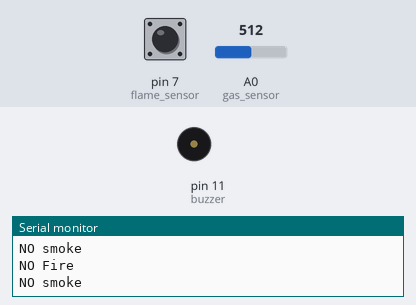
Recording of a sketch running on a simulated Arduino Uno, built with avr-gcc and run on an emulated ATmega328P. On the bench: buzzer (waves = sounding, pin HIGH), the last lines printed to the serial monitor. Inputs (shaded band) come from the test bench; at power-on: pin 7 (flame_sensor) LOW, A0 (gas_sensor) = 512.

Above: at 1.2 s.
1.3 s: pin 7 (flame_sensor) driven HIGH
At 2.4 s:
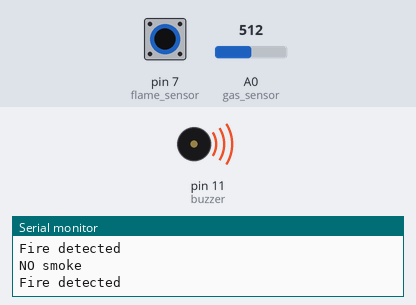
4.3 s: pin 7 (flame_sensor) driven LOW
At 5.1 s:
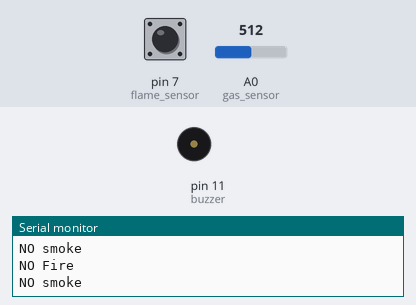
7.3 s: pin 7 (flame_sensor) pulsed HIGH 5 times (0.12 s each, 0.3 s apart)
Timing chart, 0 to 10.3 s (numbered marks = the images above; inputs shaded):
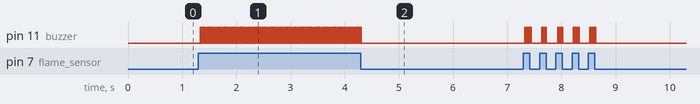

The sketch:

project_Fire_and_Smoke_detector_using_Arduino.ino
```cpp
int gas_sensor = A0, flame_sensor = 7;
int buzzer = 11;

void setup() {
  // put your setup code here, to run once:
  Serial.begin(9600);
  pinMode(flame_sensor, INPUT);
  pinMode(buzzer, OUTPUT);
}

void loop() {
  // put your main code here, to run repeatedly:
  if (digitalRead(flame_sensor) == HIGH) {
    Serial.println("Fire detected");
    digitalWrite(buzzer, HIGH);

  } else {
    Serial.println("NO Fire");
    digitalWrite(buzzer, LOW);
  }
  if (analogRead(gas_sensor) == HIGH) {
    Serial.println("Smoke detected");
    digitalWrite(buzzer, HIGH);
  } else {
    Serial.println("NO smoke");
    digitalWrite(buzzer, LOW);
  }
}
```

Measured:
- after the input at 1.3 s, pin 11 (buzzer): alternates HIGH for 0.01 s and LOW for 0.02 s, starting at once
- after the input at 4.3 s, pin 11 (buzzer): goes on until 4.3 s, then stays LOW
